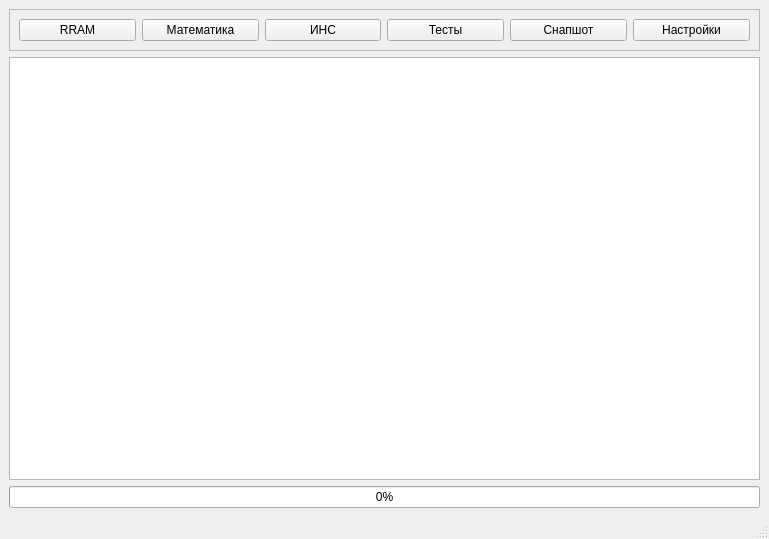
<?xml version="1.0" encoding="UTF-8"?>
<ui version="4.0">
 <class>MainWindow</class>
 <widget class="QMainWindow" name="MainWindow">
  <property name="geometry">
   <rect>
    <x>0</x>
    <y>0</y>
    <width>769</width>
    <height>539</height>
   </rect>
  </property>
  <property name="windowTitle">
   <string>Кроссбар-массив</string>
  </property>
  <widget class="QWidget" name="centralwidget">
   <layout class="QVBoxLayout" name="verticalLayout">
    <item>
     <widget class="QFrame" name="frame">
      <property name="frameShape">
       <enum>QFrame::StyledPanel</enum>
      </property>
      <property name="frameShadow">
       <enum>QFrame::Raised</enum>
      </property>
      <layout class="QVBoxLayout" name="verticalLayout_2">
       <item>
        <layout class="QGridLayout" name="gridLayout">
         <item row="0" column="2">
          <widget class="QPushButton" name="button_math">
           <property name="text">
            <string>Математика</string>
           </property>
          </widget>
         </item>
         <item row="0" column="4">
          <widget class="QPushButton" name="button_tests">
           <property name="text">
            <string>Тесты</string>
           </property>
          </widget>
         </item>
         <item row="0" column="1">
          <widget class="QPushButton" name="button_rram">
           <property name="text">
            <string>RRAM</string>
           </property>
          </widget>
         </item>
         <item row="0" column="6">
          <widget class="QPushButton" name="button_settings">
           <property name="text">
            <string>Настройки</string>
           </property>
          </widget>
         </item>
         <item row="0" column="3">
          <widget class="QPushButton" name="button_net">
           <property name="text">
            <string>ИНС</string>
           </property>
          </widget>
         </item>
         <item row="0" column="5">
          <widget class="QPushButton" name="button_snapshot">
           <property name="text">
            <string>Снапшот</string>
           </property>
          </widget>
         </item>
        </layout>
       </item>
      </layout>
     </widget>
    </item>
    <item>
     <layout class="QHBoxLayout" name="horizontalLayout_2">
      <item>
       <layout class="QHBoxLayout" name="horizontalLayout_3">
        <item>
         <widget class="QTableWidget" name="table_crossbar"/>
        </item>
       </layout>
      </item>
     </layout>
    </item>
    <item>
     <widget class="QProgressBar" name="crossbar_progress">
      <property name="value">
       <number>0</number>
      </property>
     </widget>
    </item>
   </layout>
  </widget>
  <widget class="QMenuBar" name="menubar">
   <property name="geometry">
    <rect>
     <x>0</x>
     <y>0</y>
     <width>769</width>
     <height>24</height>
    </rect>
   </property>
  </widget>
  <widget class="QStatusBar" name="statusbar"/>
 </widget>
 <resources/>
 <connections/>
</ui>
